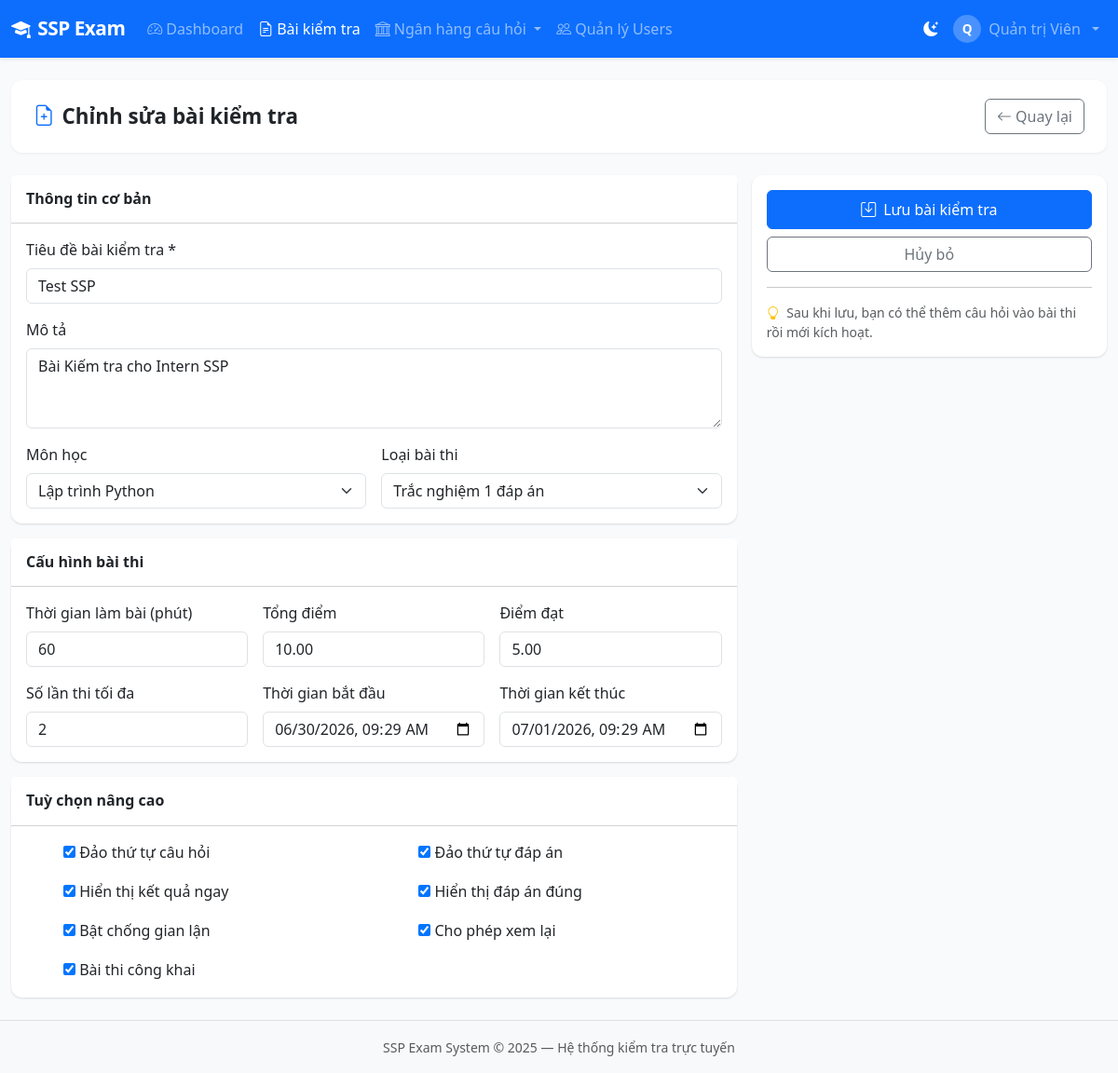
/exams/2/edit/ (signed in), run on an earlier commit of the app's database.
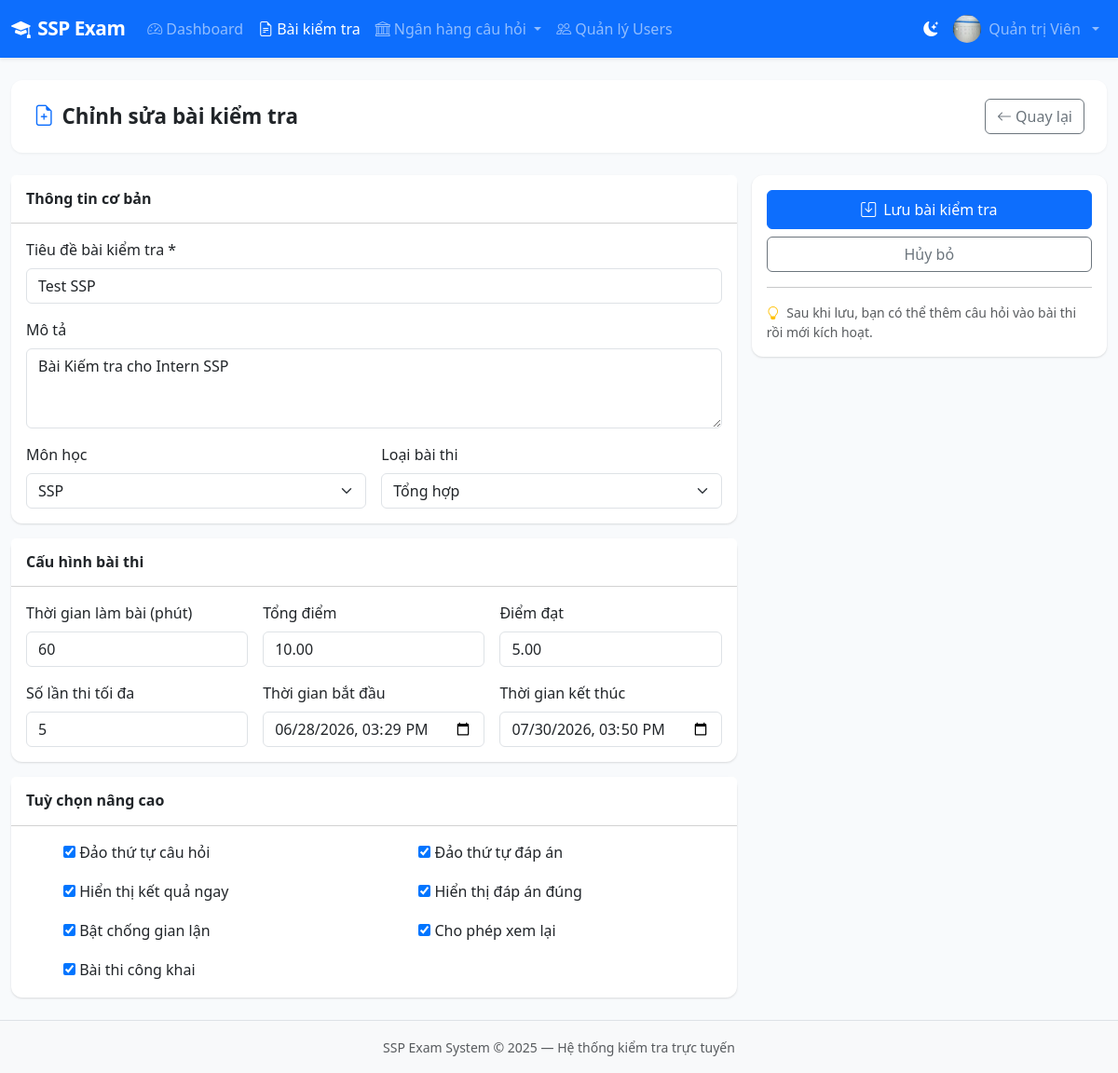
And on a later commit of the database.
### accounts/models.py (models this page shows, shortened)
class User(AbstractUser):
    ROLE_ADMIN = 'admin'
    ROLE_TEACHER = 'teacher'
    ROLE_STUDENT = 'student'
    ROLE_CHOICES = [
        (ROLE_ADMIN, 'Quản trị viên'),
        (ROLE_TEACHER, 'Quản lý đào tạo'),
        (ROLE_STUDENT, 'Nhân viên'),
    ]
    role = models.CharField(max_length=20, choices=ROLE_CHOICES, default=ROLE_STUDENT)
    phone = models.CharField(max_length=20, blank=True)
    avatar = models.ImageField(upload_to='avatars/', blank=True, null=True)
    student_id = models.CharField(max_length=50, blank=True, verbose_name='Mã nhân viên')
    class_name = models.CharField(max_length=100, blank=True, verbose_name='Phòng ban/Team')
    created_at = models.DateTimeField(auto_now_add=True)
    updated_at = models.DateTimeField(auto_now=True)
    class Meta:
        verbose_name = 'Người dùng'
        verbose_name_plural = 'Người dùng'
        ordering = ['-date_joined']
    @property
    def is_admin(self):
        return self.role == self.ROLE_ADMIN
    @property
    def can_create_exam(self):
        return self.role in (self.ROLE_ADMIN, self.ROLE_TEACHER)

### exams/models.py (models this page shows, shortened)
class Exam(models.Model):
    TYPE_SINGLE = 'single'
    TYPE_MULTIPLE = 'multiple'
    TYPE_TRUE_FALSE = 'true_false'
    TYPE_MIXED = 'mixed'
    TYPE_CHOICES = [
        (TYPE_SINGLE, 'Trắc nghiệm 1 đáp án'),
        (TYPE_MULTIPLE, 'Trắc nghiệm nhiều đáp án'),
        (TYPE_TRUE_FALSE, 'Đúng / Sai'),
        (TYPE_MIXED, 'Tổng hợp'),
    ]
    STATUS_DRAFT = 'draft'
    STATUS_SCHEDULED = 'scheduled'
    STATUS_ACTIVE = 'active'
    STATUS_PAUSED = 'paused'
    STATUS_ENDED = 'ended'
    STATUS_CHOICES = [
        (STATUS_DRAFT, 'Nháp'),
        (STATUS_SCHEDULED, 'Đã lên lịch'),
        (STATUS_ACTIVE, 'Đang diễn ra'),
        (STATUS_PAUSED, 'Tạm dừng'),
        (STATUS_ENDED, 'Đã kết thúc'),
    ]
    title = models.CharField(max_length=300, verbose_name='Tiêu đề bài kiểm tra')
    description = models.TextField(blank=True, verbose_name='Mô tả')
    subject = models.ForeignKey(Subject, on_delete=models.SET_NULL, null=True, related_name='exams')
    exam_type = models.CharField(max_length=20, choices=TYPE_CHOICES, default=TYPE_MIXED)
    status = models.CharField(max_length=20, choices=STATUS_CHOICES, default=STATUS_DRAFT)
    duration_minutes = models.PositiveIntegerField(default=60, verbose_name='Thời gian làm bài (phút)')
    total_points = models.DecimalField(max_digits=6, decimal_places=2, default=10.0, verbose_name='Tổng điểm')
    pass_score = models.DecimalField(max_digits=6, decimal_places=2, default=5.0, verbose_name='Điểm đạt')
    max_attempts = models.PositiveSmallIntegerField(default=1, verbose_name='Số lần thi tối đa')
    start_time = models.DateTimeField(null=True, blank=True, verbose_name='Thời gian bắt đầu')
    end_time = models.DateTimeField(null=True, blank=True, verbose_name='Thời gian kết thúc')
    shuffle_questions = models.BooleanField(default=True, verbose_name='Đảo thứ tự câu hỏi')
    shuffle_choices = models.BooleanField(default=True, verbose_name='Đảo thứ tự đáp án')
    show_result_immediately = models.BooleanField(default=True, verbose_name='Hiển thị kết quả ngay')
    show_correct_answers = models.BooleanField(default=False, verbose_name='Hiển thị đáp án đúng')
    prevent_cheating = models.BooleanField(default=True, verbose_name='Bật chống gian lận')
    allow_review = models.BooleanField(default=True, verbose_name='Cho phép xem lại')
    is_public = models.BooleanField(default=False, verbose_name='Bài thi công khai')
    created_by = models.ForeignKey(
        settings.AUTH_USER_MODEL, on_delete=models.CASCADE, related_name='exams_created'
    )
    created_at = models.DateTimeField(auto_now_add=True)
    updated_at = models.DateTimeField(auto_now=True)
    class Meta:
        verbose_name = 'Bài kiểm tra'
        verbose_name_plural = 'Bài kiểm tra'
        ordering = ['-created_at']

### exams/views.py (the view)
# urls.py: path('<int:pk>/edit/', views.exam_edit_view, name='exam_edit'),
@teacher_required
def exam_edit_view(request, pk):
    exam = get_exam_for_staff(request, pk)
    form = ExamForm(request.POST or None, instance=exam)
    if request.method == 'POST' and form.is_valid():
        form.save()
        exam.recalculate_points()
        messages.success(request, 'Cập nhật bài kiểm tra thành công!')
        return redirect('exam_detail', pk=pk)
    return render(request, 'exams/exam_form.html', {'form': form, 'title': 'Chỉnh sửa bài kiểm tra', 'obj': exam})

### exams/utils.py (called while the page is built)
def get_exam_for_staff(request, exam_pk):
    user = request.user
    if user.is_admin or user.is_superuser:
        return get_object_or_404(Exam, pk=exam_pk)
    return get_object_or_404(Exam, pk=exam_pk, created_by=user)

### questions/models.py (called while the page is built)
    def __str__(self):
        return self.name

### templates/exams/exam_form.html (shortened to what this page needs)
{% extends 'base.html' %}
{% block content %}
<div class="page-header">
  <h1><i class="bi bi-file-earmark-plus me-2 text-primary"></i>{{ title }}</h1>
  <a href="{% url 'exam_list' %}" class="btn btn-outline-secondary"><i class="bi bi-arrow-left me-1"></i>Quay lại</a>
</div>
<form method="post" id="examForm">
  <div class="row g-3">
    <div class="col-lg-8">
      <div class="card mb-3">
        <div class="card-header bg-white py-3"><h6 class="mb-0 fw-bold">Thông tin cơ bản</h6></div>
        <div class="card-body">
          <div class="mb-3">
            <label class="form-label fw-medium">Tiêu đề bài kiểm tra *</label>
            {{ form.title }}
          </div>
          <div class="mb-3">
            <label class="form-label fw-medium">Mô tả</label>
            {{ form.description }}
          </div>
          <div class="row g-3">
            <div class="col-md-6">
              <label class="form-label fw-medium">Môn học</label>
              {{ form.subject }}
            </div>
            <div class="col-md-6">
              <label class="form-label fw-medium">Loại bài thi</label>
              {{ form.exam_type }}
            </div>
          </div>
        </div>
      </div>
      <div class="card mb-3">
        <div class="card-header bg-white py-3"><h6 class="mb-0 fw-bold">Cấu hình bài thi</h6></div>
        <div class="card-body">
          <div class="row g-3">
            <div class="col-md-4">
              <label class="form-label fw-medium">Thời gian làm bài (phút)</label>
              {{ form.duration_minutes }}
            </div>
            <div class="col-md-4">
              <label class="form-label fw-medium">Tổng điểm</label>
              {{ form.total_points }}
            </div>
            <div class="col-md-4">
              <label class="form-label fw-medium">Điểm đạt</label>
              {{ form.pass_score }}
            </div>
            <div class="col-md-4">
              <label class="form-label fw-medium">Số lần thi tối đa</label>
              {{ form.max_attempts }}
            </div>
            <div class="col-md-4">
              <label class="form-label fw-medium">Thời gian bắt đầu</label>
              {{ form.start_time }}
            </div>
            <div class="col-md-4">
              <label class="form-label fw-medium">Thời gian kết thúc</label>
              {{ form.end_time }}
            </div>
          </div>
        </div>
      </div>
      <div class="card">
        <div class="card-header bg-white py-3"><h6 class="mb-0 fw-bold">Tuỳ chọn nâng cao</h6></div>
        <div class="card-body">
          <div class="row g-3">
            {% for field in form %}
              {% if field.field.widget.input_type == 'checkbox' %}
              <div class="col-md-6">
                <div class="form-check form-switch">
                  {{ field }}
                  <label class="form-check-label fw-medium">{{ field.label }}</label>
                </div>
              </div>
              {% endif %}
            {% endfor %}
          </div>
        </div>
      </div>
    </div>
    <div class="col-lg-4">
      <div class="card sticky-top" style="top:80px">
        <div class="card-body">
          <button type="submit" class="btn btn-primary w-100 py-2 mb-2">
            <i class="bi bi-save me-2"></i>Lưu bài kiểm tra
          </button>
          <a href="{% url 'exam_list' %}" class="btn btn-outline-secondary w-100">Hủy bỏ</a>
          <hr>
          <div class="small text-muted">
            <i class="bi bi-lightbulb me-1 text-warning"></i>
            Sau khi lưu, bạn có thể thêm câu hỏi vào bài thi rồi mới kích hoạt.
          </div>
        </div>
      </div>
    </div>
  </div>
</form>
{% endblock %}

### templates/base.html (shortened to what this page needs)
<!DOCTYPE html>
<html lang="vi">
<head>
    <link href="https://cdn.jsdelivr.net/npm/bootstrap@5.3.2/dist/css/bootstrap.min.css" rel="stylesheet">
    <link href="https://cdn.jsdelivr.net/npm/bootstrap-icons@1.11.3/font/bootstrap-icons.min.css" rel="stylesheet">
    <link href="{% load static %}{% static 'css/main.css' %}" rel="stylesheet">
</head>
<body>
{% load static %}
<nav class="navbar navbar-expand-lg navbar-dark bg-primary shadow-sm">
    <div class="container-fluid">
        <a class="navbar-brand fw-bold" href="{% url 'dashboard' %}">
            <i class="bi bi-mortarboard-fill me-2"></i>SSP Exam
        </a>
        <div class="collapse navbar-collapse" id="navMain">
            {% if user.is_authenticated %}
            <ul class="navbar-nav me-auto">
                <li class="nav-item">
                    <a class="nav-link {% if request.resolver_match.url_name == 'dashboard' %}active{% endif %}"
                       href="{% url 'dashboard' %}"><i class="bi bi-speedometer2 me-1"></i>Dashboard</a>
                </li>
                {% if user.can_create_exam %}
                <li class="nav-item">
                    <a class="nav-link {% if 'exam' in request.resolver_match.url_name %}active{% endif %}"
                       href="{% url 'exam_list' %}"><i class="bi bi-file-earmark-text me-1"></i>Bài kiểm tra</a>
                </li>
                <li class="nav-item dropdown">
                    <a class="nav-link dropdown-toggle" href="#" data-bs-toggle="dropdown">
                        <i class="bi bi-bank me-1"></i>Ngân hàng câu hỏi
                    </a>
                </li>
                {% endif %}
                {% if user.is_admin %}
                <li class="nav-item">
                    <a class="nav-link" href="{% url 'user_list' %}"><i class="bi bi-people me-1"></i>Quản lý Users</a>
                </li>
                {% endif %}
            </ul>
            <ul class="navbar-nav ms-auto align-items-center">
                <li class="nav-item">
                    <button class="nav-link" id="themeToggle" type="button" title="Chế độ sáng / tối">
                        <i class="bi bi-moon-stars-fill" id="themeIcon"></i>
                    </button>
                </li>
                <li class="nav-item dropdown">
                    <a class="nav-link dropdown-toggle d-flex align-items-center gap-2" href="#" data-bs-toggle="dropdown">
                        {% if user.avatar %}
                        <img src="{{ user.avatar.url }}" class="rounded-circle" width="30" height="30" alt="avatar">
                        {% else %}
                        <div class="avatar-circle-sm">{{ user.first_name|first|default:user.username|first|upper }}</div>
                        {% endif %}
                        <span class="d-none d-md-inline">{{ user.get_full_name|default:user.username }}</span>
                    </a>
                </li>
            </ul>
            {% endif %}
        </div>
    </div>
</nav>
<div class="container-fluid py-4">
    {% block content %}{% endblock %}
</div>
<footer class="footer mt-auto py-3 bg-light border-top">
    <div class="container text-center">
        <span class="text-muted small">SSP Exam System &copy; 2025 — Hệ thống kiểm tra trực tuyến</span>
    </div>
</footer>
</body>
</html>

What changed in the data, as far as the page shows it:
changed User "Quản trị Viên": avatar: picture added; first_name|first "Q" → (not shown)
changed Exam "Test SSP": subject "Lập trình Python" → "SSP"; exam_type "Trắc nghiệm 1 đáp án" → "Tổng hợp"; max_attempts "2" → "5"; start_time "06/30/2026 09:29" → "06/28/2026 15:29"; end_time "07/01/2026 09:29" → "07/30/2026 15:50"
